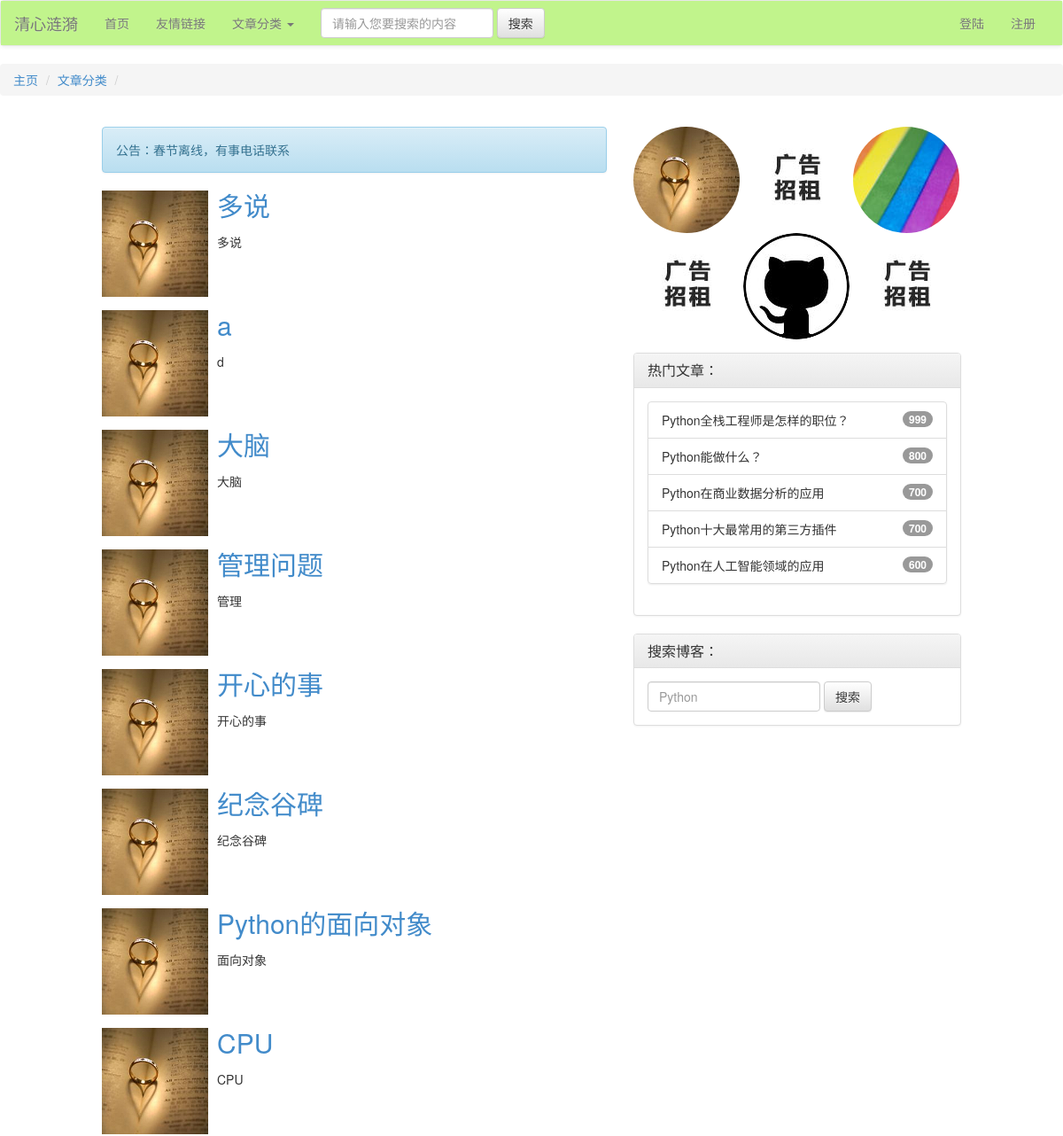
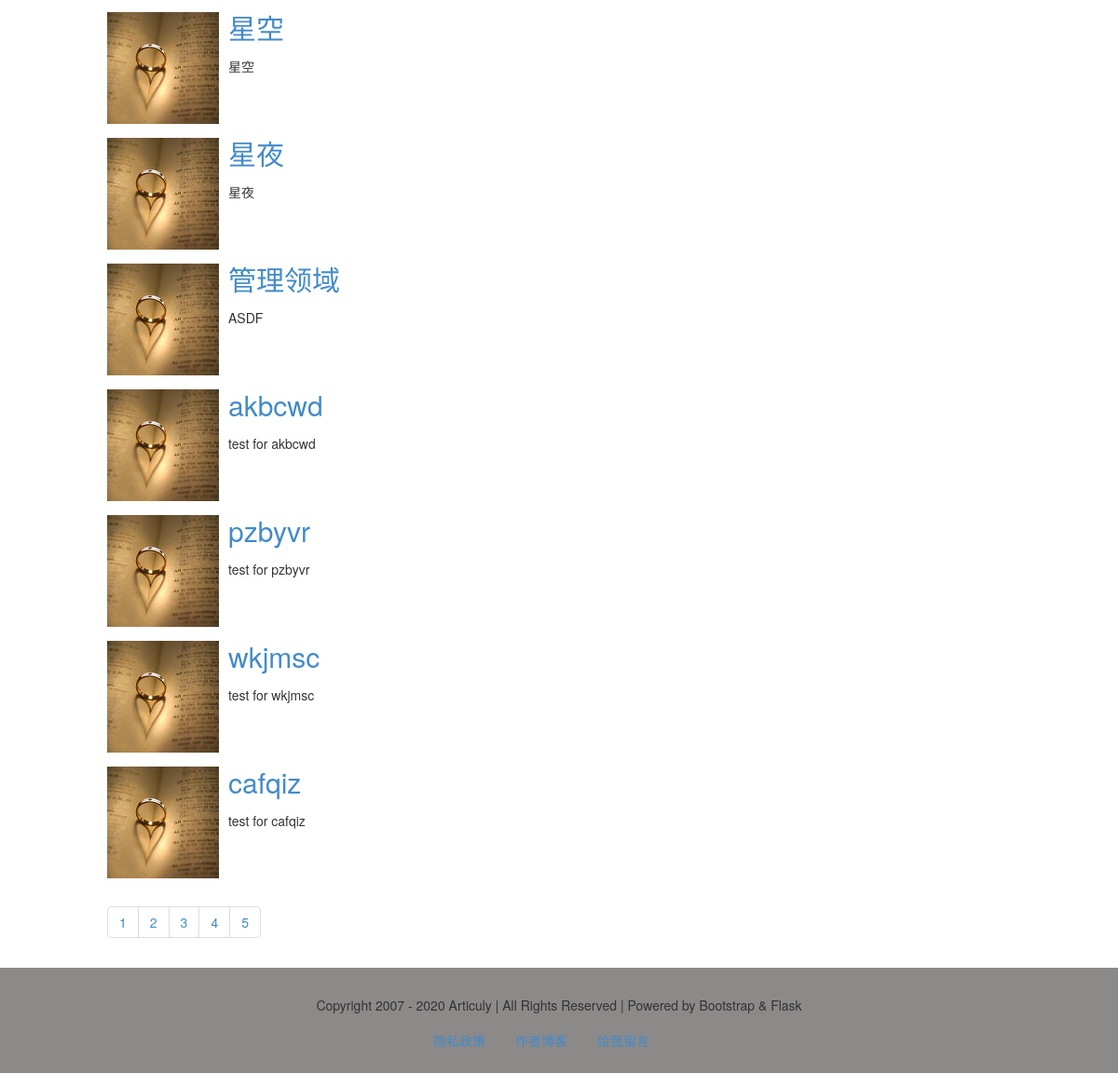
The app's page /article/, older data (2 pictures, top to bottom).
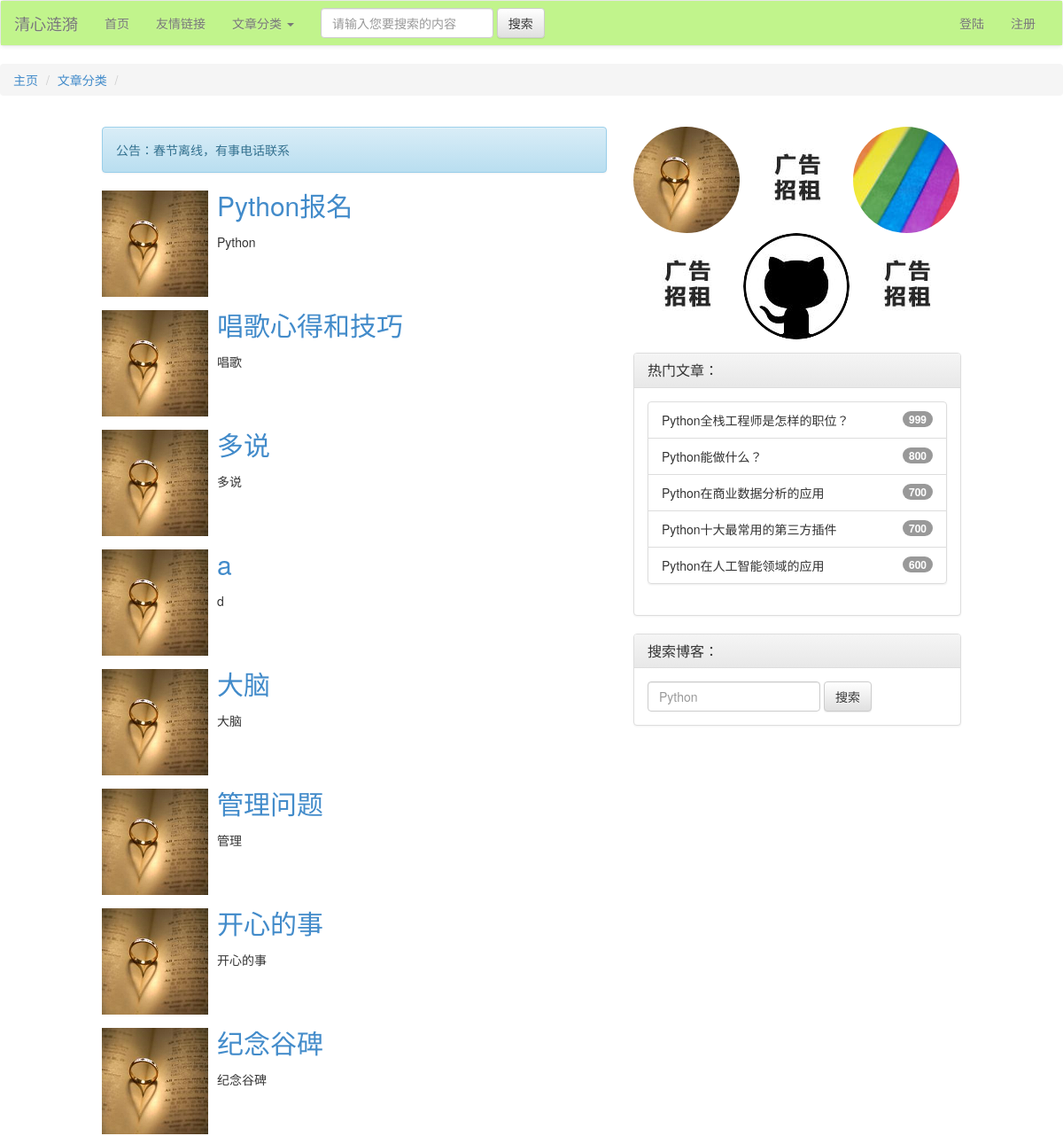
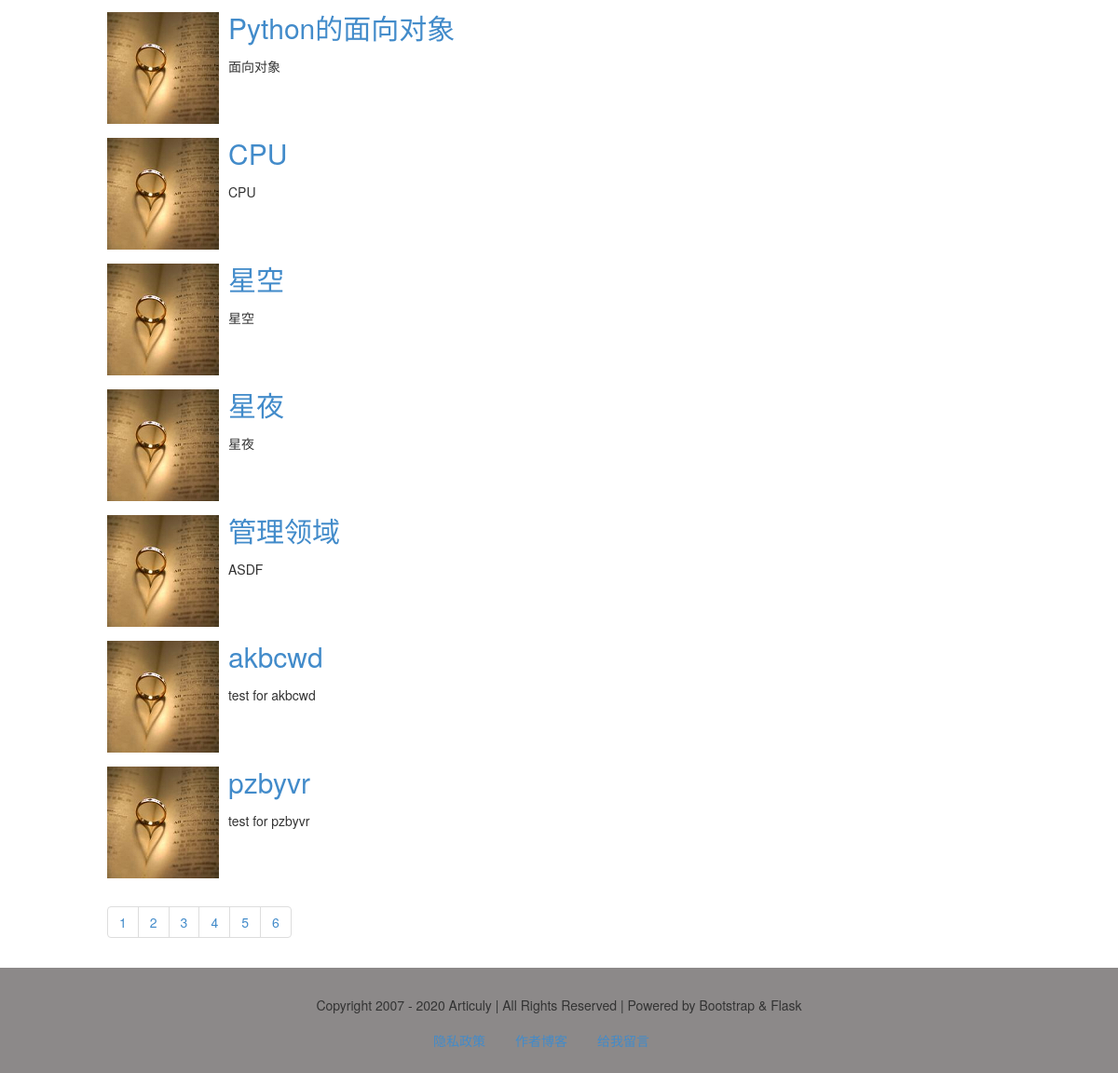
The same page, newer data (2 pictures, top to bottom).
### models.py (models this page shows)
class Article(db.Model):
    id = db.Column(db.Integer, primary_key=True)
    title = db.Column(db.String)
    thumb = db.Column(db.String)
    intro = db.Column(db.String)
    author = db.Column(db.String)
    content = db.Column(db.Text)
    pubdate = db.Column(db.DateTime, default=datetime.now)
    cate_id = db.Column(db.Integer, db.ForeignKey('category.cate_id'))

### views/articles.py (the view)
@article_app.route('/cate/<int:cate_id>/<int:page>')
@article_app.route('/', defaults={'cate_id': 0, 'page': 1})
def getArticleList(cate_id, page):
    if cate_id == 0:
        res = Article.query.order_by(Article.id.desc()).paginate(page, 15)
    else:
        res = Article.query.order_by(Article.id.desc()).filter_by(cate_id=cate_id).paginate(page, 15)
    category = Category.query.get(cate_id)
    articles = res.items
    pageList = res.iter_pages()
    return render_template('article/cate_articles.html', cate_id=cate_id, articles=articles, pageList=pageList,
                           category=category)

### app.py (called while the page is built)
@app.context_processor
def account():
    username = session.get('user')
    return {'username': username}

@app.context_processor
def getCateList():
    cates = Category.query.all()
    return {'cates': cates}

### templates/article/cate_articles.html (shortened to what the changed rows need)
{% extends'base.html' %}
{% block content %}
    <main>
        <div class="container-fluid">
            <div class="row">
                <div class="col-md-6 col-md-offset-1 col-sm-7 col-sm-offset-1">
                    <ul class="media-list">
                        {% for article in articles %}
                            <li class="media">
                                <div class="pull-left">
                                    <img src="{{ url_for('static', filename='img/side/articuly.jpg') }}"
                                         class="media-object">
                                </div>
                                <div class="media-body">
                                    <h2 class="media-heading"><a
                                            href="{{ url_for("article_app.view", article_id=article.id) }}">{{ article.title }}</a>
                                    </h2>
                                    <div class="media">
                                        <p>{{ article['intro'] }}</p>
                                    </div>
                                </div>
                            </li>
                        {% endfor %}
                    </ul>
                    <nav aria-label="Page navigation">
                        <ul class="pagination">
                            {% for page in pageList %}
                                {% if page!=None %}
                            <li><a href="{{ url_for('article_app.getArticleList', cate_id=cate_id, page=page) }}">{{ page }}</a></li>
                                {% else %}
                                <li><a href="#">...</a></li>
                                {% endif %}
                            {% endfor %}
                        </ul>
                    </nav>
                </div>
            </div>
        </div>
    </main>
{% endblock %}

Row changes from the older to the newer data that the page shows:
no longer on this page (row unchanged): Article: title "wkjmsc", intro "test for wkjmsc"
no longer on this page (row unchanged): Article: title "cafqiz", intro "test for cafqiz"
added Article: title "Python报名", intro "Python"
added Article: title "唱歌心得和技巧", intro "唱歌"
Text that changed along with them:
new list line: "6"
